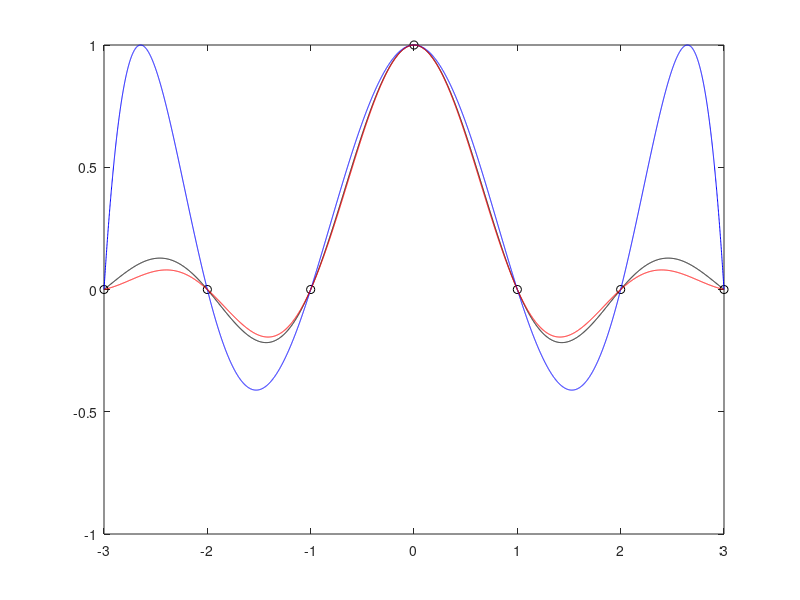
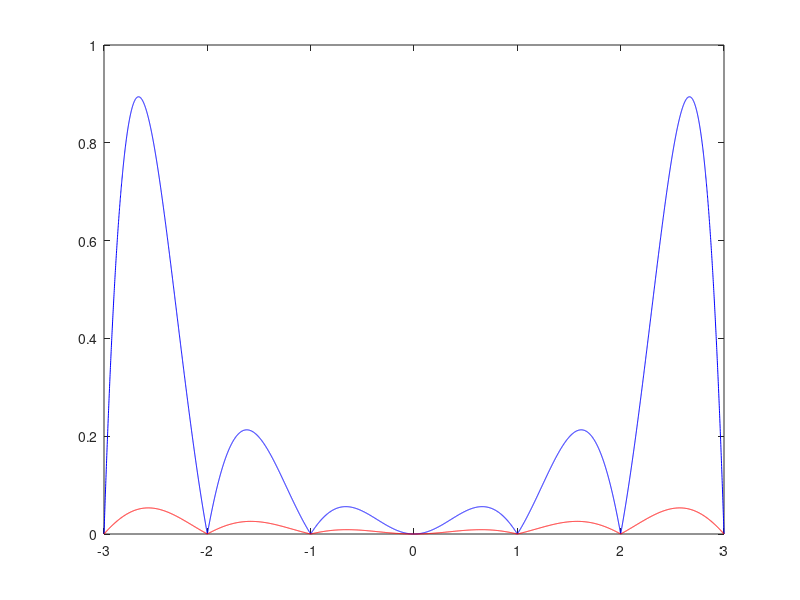

Write the MATLAB code that produced these figures, in order.
clear;

tk = [-3 -2 -1 0 1 2 3]'; yk = sinc(tk); tt = (-3:0.001:3);
H1 = [tk.^0 tk.^1 tk.^2 tk.^3 tk.^4 tk.^5 tk.^6];
H2 = [tk.^0 sin(tk) cos(tk) sin(2*tk) cos(2*tk) sin(3*tk) cos(3*tk)];

c1 = H1\yk; c2 = H2\yk; 
f = sinc(tt);
f1 = polyval(c1(end:-1:1),tt); 
f2 = c2(1) + c2(2)*sin(tt) + c2(3)*cos(tt) + c2(4)*sin(2*tt) + c2(5)*cos(2*tt) + c2(6)*sin(3*tt) + c2(7)*cos(3*tt);
figure(1); plot(tt, f, 'k', tk, yk, 'ko', tt, f1, 'b', tt, f2, 'r');

e1 = abs(f-f1); e2 = abs(f-f2); figure(2); plot(tt, e1, 'b', tt, e2, 'r');
errorMax1 = max(e1); errorMax2 = max(e2);